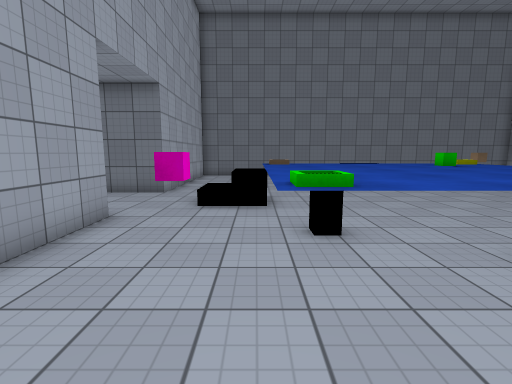
[1] (above)

17 first-person views from a walk through a Unity game level. The camera is 1.5 m above the floor, tilts 8° down and sees 85° across. Doors are open. The floor is counted in squares, 1 m on a side. Each view is taken from the middle of a square. On the plan, view 1 faces up. The plan holds only what a view shows up to about 14 squares ahead; the rest is blank. The place goes on beyond the plan. The player is left out. Surface patterns are stand-ins for the level's own textures.

[2]
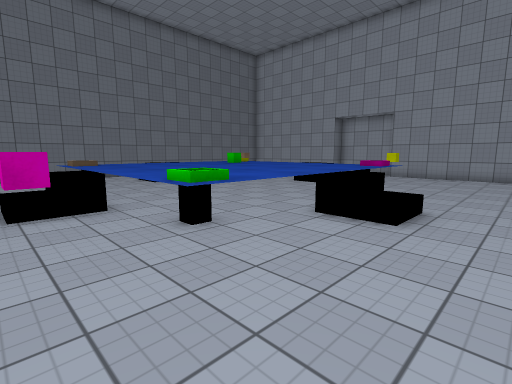

[3]
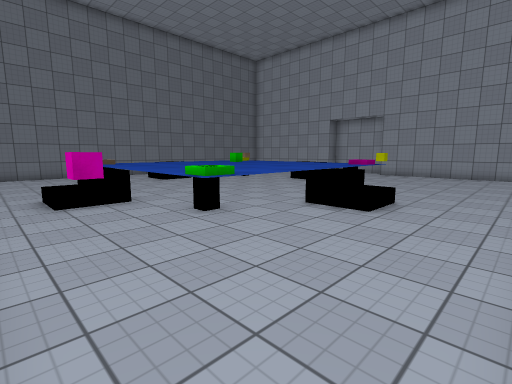

[4]
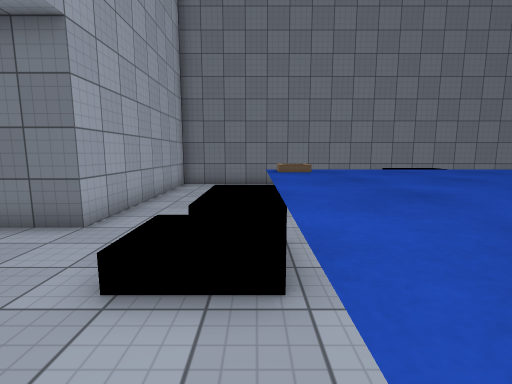

[5]
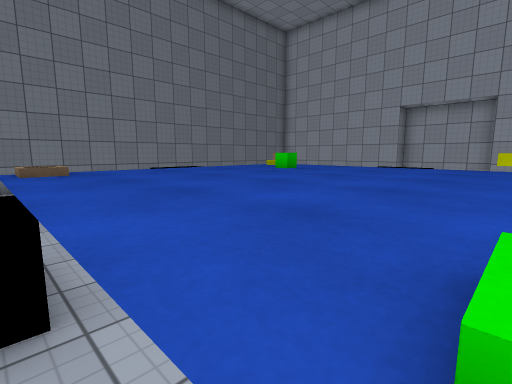

[6]
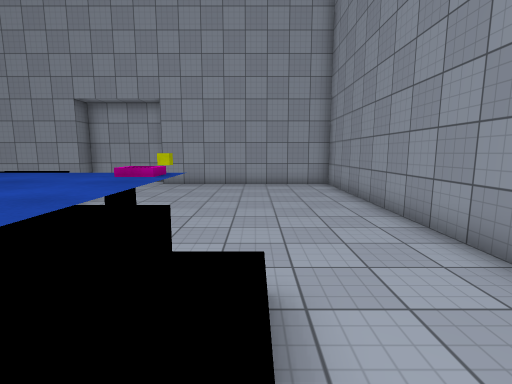

[7]
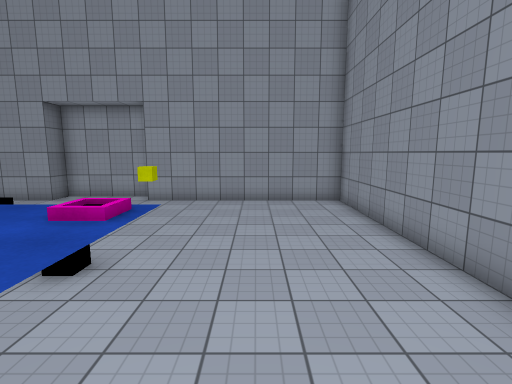

[8]
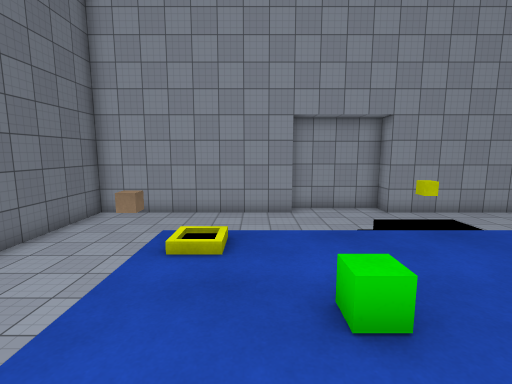

[9]
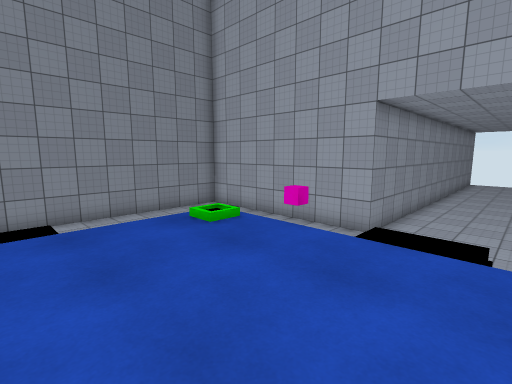

[10]
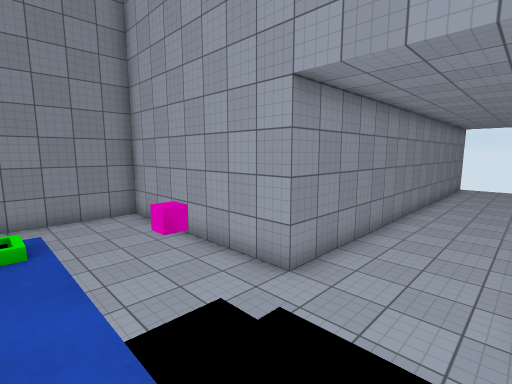

[11]
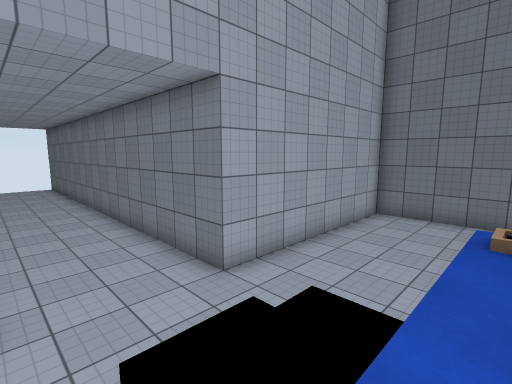

[12]
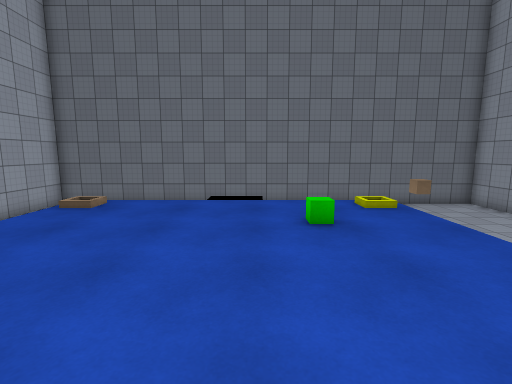

[13]
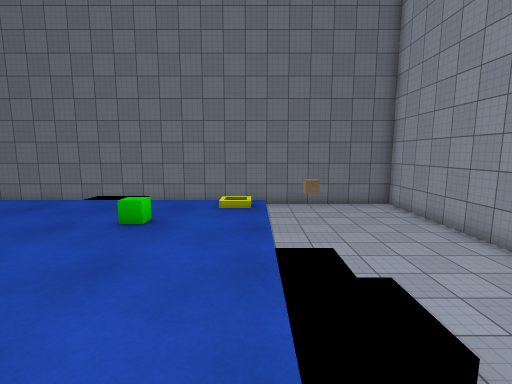

[14]
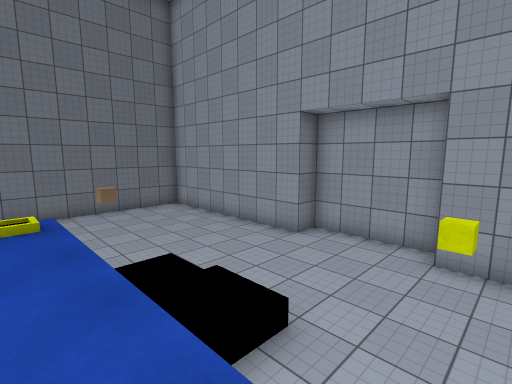

[15]
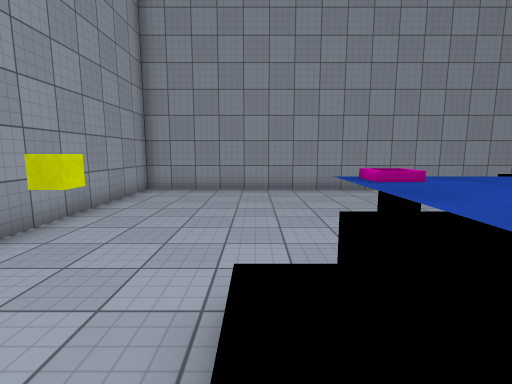

[16]
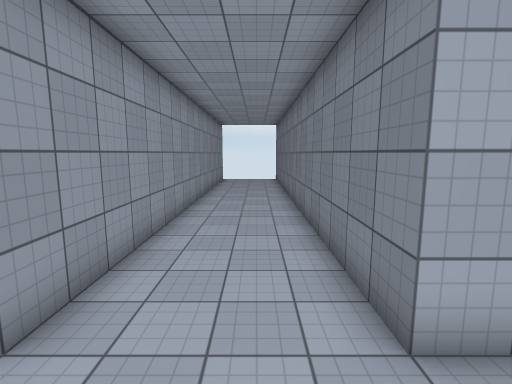

[17]
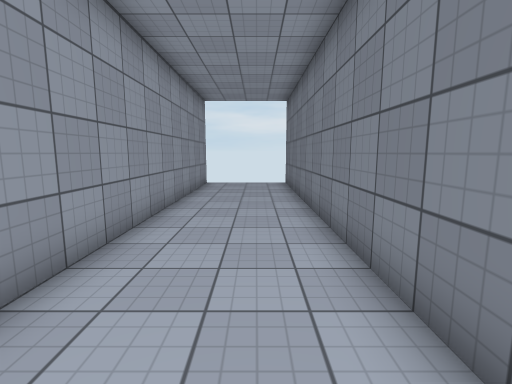

### Floor plan
Key: @ floor where view 1 was taken; # wall or solid block; . main floor; : floor 1 m higher than the main floor; / step, stairs or slope; D open door; = window, fence, low wall or low ledge; v drop or lower ground; C pink cube; U cube; O other object.
Columns run from 14 left of view 1 to 18 right of it. Each row starts with its distance up from view 1.
 19           ######################
 18           #.....         ......#
 17           #....         .......#
 16           #....        ........#
 15           #....       ....U....#
 14           #.... ...:=..//......#
 13           #..../::::::://......#
 12           #....::::::::::......#
 11 ###########....:::::::::: .....##
 10 ........DD.....:::::::::: ......D
  9 ........DD.../::::::::::://.....D
  8 ........DD.../=:::::::::://.....D
  7 ........DD.....::::::::::.......D
  6 ###########....::::::::::....O.##
  5           #.CC./::::::://......#
  4           #....=vv=:=vvv=......#
  3           #......./  ..........#
  2           #.......///..........#
  1           #....................#
  0           #...@................#
 -1           #....................#
 -2           ######################

Positions as (right, up) in squares from view 1, and headings:
1: (0, 0), facing up
2: (-2, 0), facing up-right
3: (-3, -1), facing up-right
4: (0, 5), facing up
5: (0, 5), facing up-right
6: (3, 2), facing right
7: (5, 2), facing right
8: (5, 12), facing right
9: (5, 10), facing down-left
10: (1, 10), facing down-left
11: (1, 7), facing up-left
12: (6, 5), facing up
13: (10, 5), facing up
14: (9, 5), facing up-right
15: (12, 10), facing down
16: (-1, 9), facing left
17: (-8, 9), facing left
